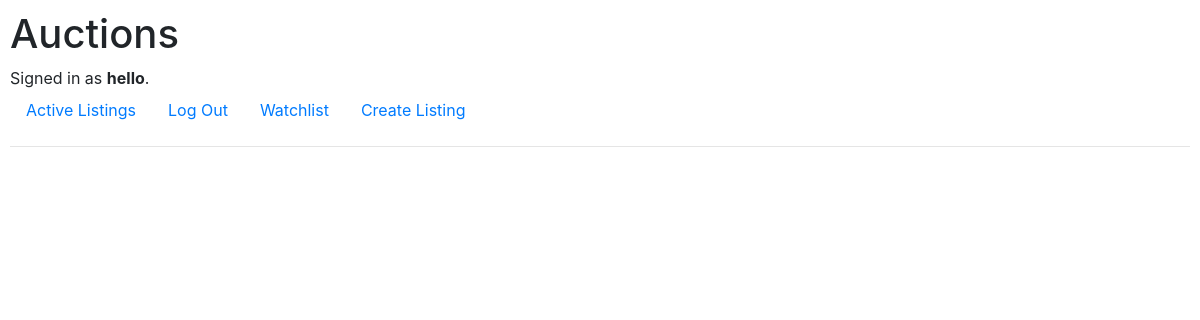
The page /watchlist (signed in) on the database as committed earlier.
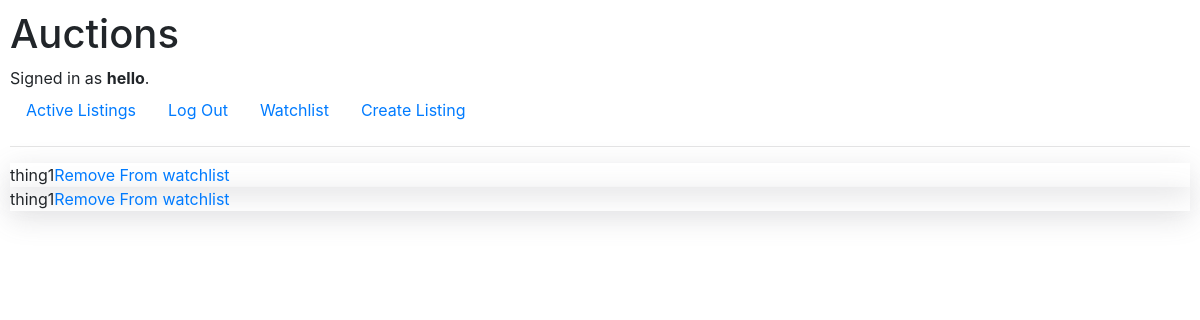
The same page on the database as committed later.
### auctions/models.py (models this page shows)
class User(AbstractUser):
    pass

class Watchlist(models.Model):
    user = models.ForeignKey(User, on_delete = models.CASCADE)
    auction = models.ForeignKey(Auc_listing, on_delete = models.CASCADE)
    class Meta:
        unique_together = (('user', 'auction'),)

class Auc_listing(models.Model):
    user = models.ForeignKey(User, blank=True, on_delete=models.CASCADE)
    name = models.CharField(max_length=20)
    starting_bid = models.IntegerField()
    img_url = models.URLField(max_length=200)
    category = models.CharField(max_length=20)
    desc = models.CharField(max_length=50)
    time = models.TimeField()
    date = models.DateField
    status = models.BooleanField(default=True)

### auctions/views.py (the view)
# urls.py: path("watchlist", views.view_watchlist, name="view_watchlist"),
def view_watchlist(request):
    items = Watchlist.objects.filter(user = request.user)
    return render(request, "auctions/watchlist.html", {
        'items' : items
    })

### auctions/templates/auctions/watchlist.html
{% extends "auctions/layout.html" %}
{% block body %}
    {% for item in items %}
        <div class="box">
            {{ item.auction.name }}
            <div>
                <a href="{% url 'remove_from_watchlist' item.auction.name %}">Remove From watchlist</a>
            </div>
        </div>
    {% endfor %}
{% endblock %}

### auctions/templates/auctions/layout.html (shortened to what this page needs)
{% load static %}
<!DOCTYPE html>
<html lang="en">
    <head>
        <link rel="stylesheet" href="https://stackpath.bootstrapcdn.com/bootstrap/4.4.1/css/bootstrap.min.css">
        <link href="{% static 'auctions/styles.css' %}" rel="stylesheet">
    </head>
    <body>
        <h1>Auctions</h1>
        <div>
            {% if user.is_authenticated %}
                Signed in as <strong>{{ user.username }}</strong>.
            {% else %}
                Not signed in.
            {% endif %}
        </div>
        <ul class="nav">
            <li class="nav-item">
                <a class="nav-link" href="{% url 'index' %}">Active Listings</a>
            </li>
            {% if user.is_authenticated %}
                <li class="nav-item">
                    <a class="nav-link" href="{% url 'logout' %}">Log Out</a>
                </li>
                <li>
                    <a class="nav-link" href="{% url 'view_watchlist' %}">Watchlist</a>
                </li>
                <li>
                    <a class="nav-link" href="{% url 'createlisting' %}">Create Listing</a>
                </li>
            {% endif %}
        </ul>
        <hr>
        {% block body %}
        {% endblock %}
    </body>
</html>

### auctions/static/auctions/styles.css (style rules this page uses)
body { padding: 10px; }
.box { box-shadow: rgba(100, 100, 111, 0.2) 0px 7px 29px 0px; display: flex; flex-direction: row; }

Rows that differ between the two databases and show on the page:
added Watchlist: auction.name "thing1"
added Watchlist: auction.name "thing1"
